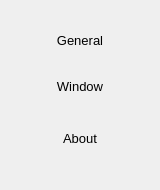
                    <widget class="QWidget" name="page_settings_pages_container" native="true">
                     <property name="minimumSize">
                      <size>
                       <width>100</width>
                       <height>0</height>
                      </size>
                     </property>
                     <property name="maximumSize">
                      <size>
                       <width>160</width>
                       <height>16777215</height>
                      </size>
                     </property>
                     <layout class="QVBoxLayout" name="verticalLayout_4">
                      <item>
                       <widget class="QWidget" name="page_settings_pages_container_top" native="true">
                        <layout class="QVBoxLayout" name="verticalLayout_5">
                         <item>
                          <widget class="QPushButton" name="button_settings_general">
                           <property name="minimumSize">
                            <size>
                             <width>100</width>
                             <height>40</height>
                            </size>
                           </property>
                           <property name="font">
                            <font>
                             <pointsize>10</pointsize>
                            </font>
                           </property>
                           <property name="styleSheet">
                            <string notr="true">border-radius : 50</string>
                           </property>
                           <property name="text">
                            <string>General</string>
                           </property>
                           <property name="flat">
                            <bool>true</bool>
                           </property>
                          </widget>
                         </item>
                         <item>
                          <widget class="QPushButton" name="button_settings_window">
                           <property name="enabled">
                            <bool>true</bool>
                           </property>
                           <property name="minimumSize">
                            <size>
                             <width>100</width>
                             <height>40</height>
                            </size>
                           </property>
                           <property name="font">
                            <font>
                             <pointsize>10</pointsize>
                            </font>
                           </property>
                           <property name="styleSheet">
                            <string notr="true">border-radius : 50</string>
                           </property>
                           <property name="text">
                            <string>Window</string>
                           </property>
                           <property name="flat">
                            <bool>true</bool>
                           </property>
                          </widget>
                         </item>
                         <item>
                          <widget class="QWidget" name="widget_9" native="true">
                           <property name="maximumSize">
                            <size>
                             <width>16777215</width>
                             <height>40</height>
                            </size>
                           </property>
                          </widget>
                         </item>
                         <item>
                          <widget class="QPushButton" name="button_settings_about">
                           <property name="minimumSize">
                            <size>
                             <width>100</width>
                             <height>40</height>
                            </size>
                           </property>
                           <property name="font">
                            <font>
                             <pointsize>10</pointsize>
                            </font>
                           </property>
                           <property name="styleSheet">
                            <string notr="true">border-radius : 50</string>
                           </property>
                           <property name="text">
                            <string>About</string>
                           </property>
                           <property name="flat">
                            <bool>true</bool>
                           </property>
                          </widget>
                         </item>
                        </layout>
                       </widget>
                      </item>
                      <item>
                       <widget class="QWidget" name="page_settings_pages_container_center" native="true"/>
                      </item>
                      <item>
                       <widget class="QWidget" name="page_settings_pages_container_bot" native="true"/>
                      </item>
                     </layout>
                    </widget>
